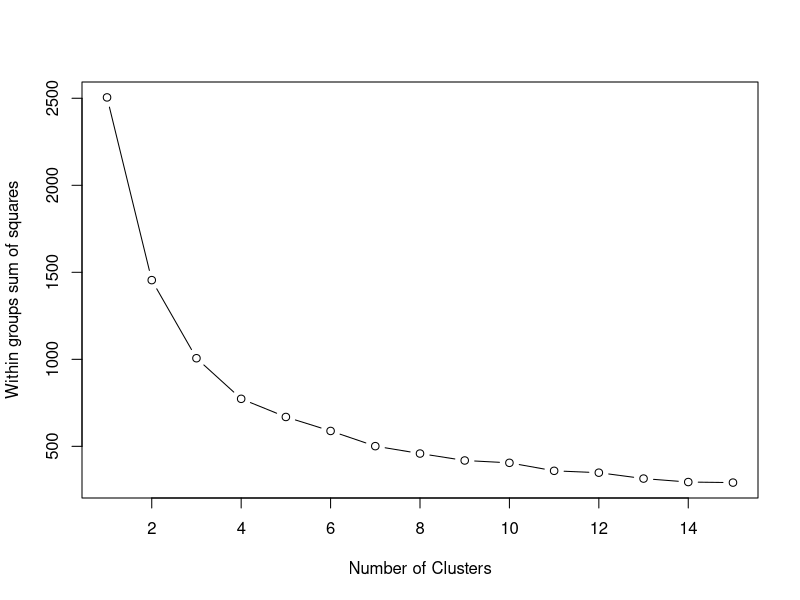
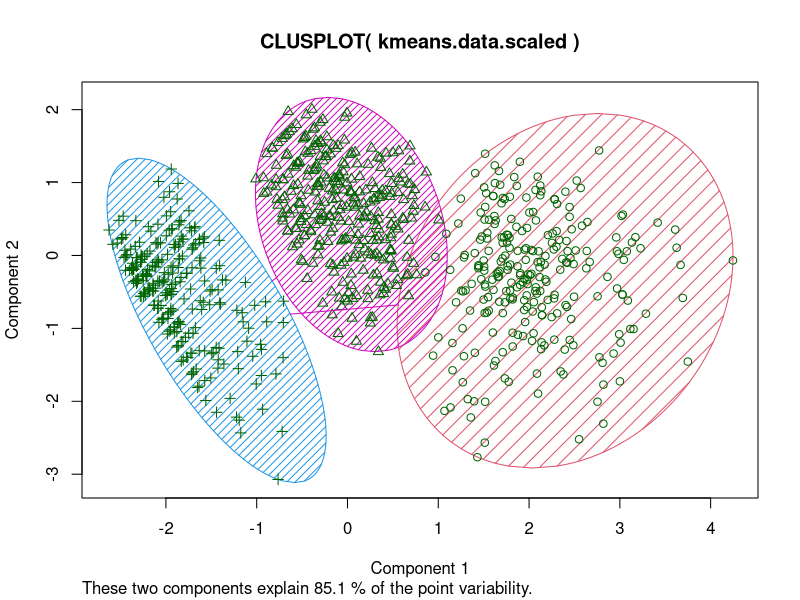
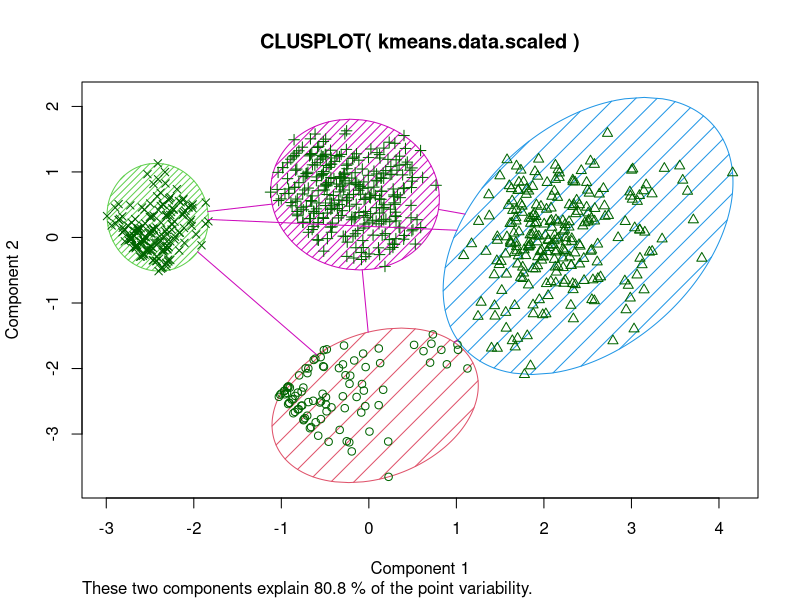
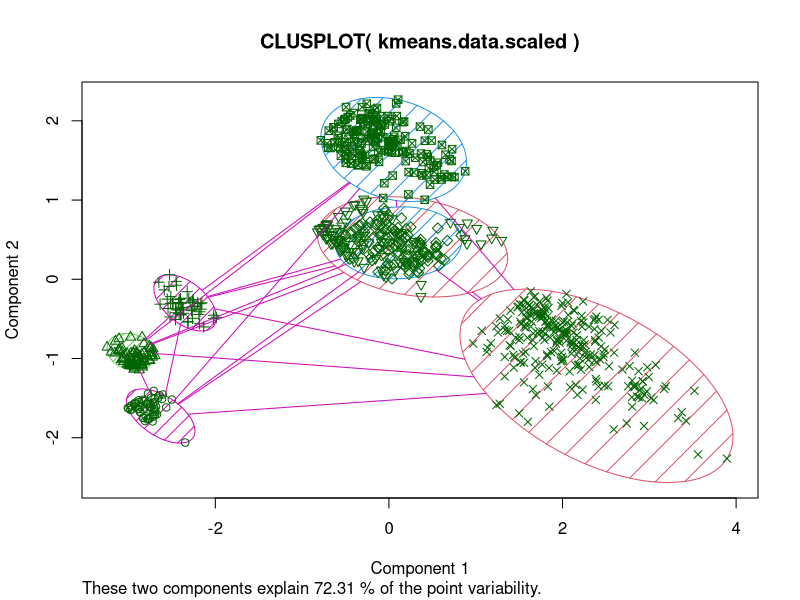
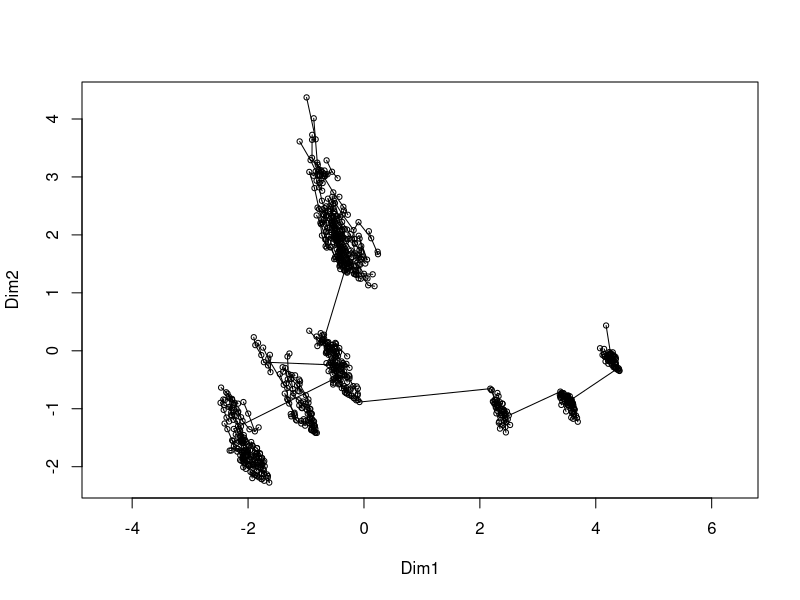
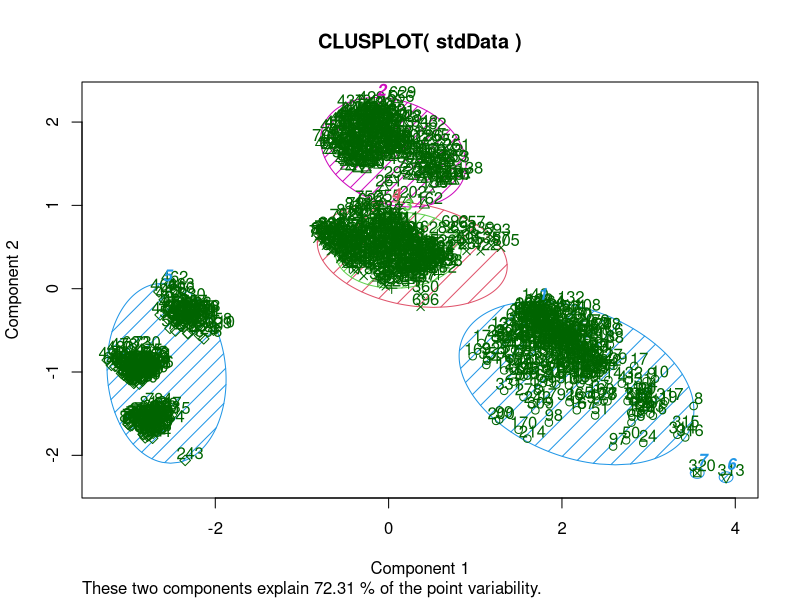
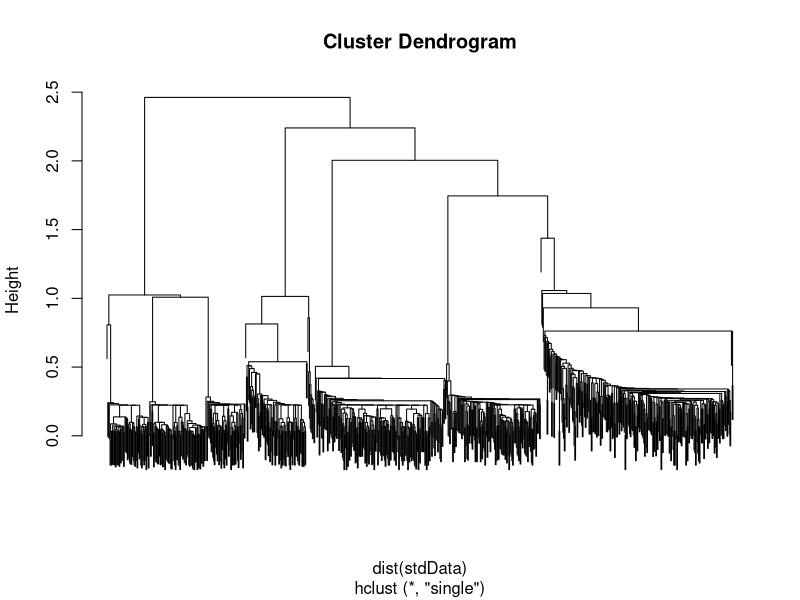
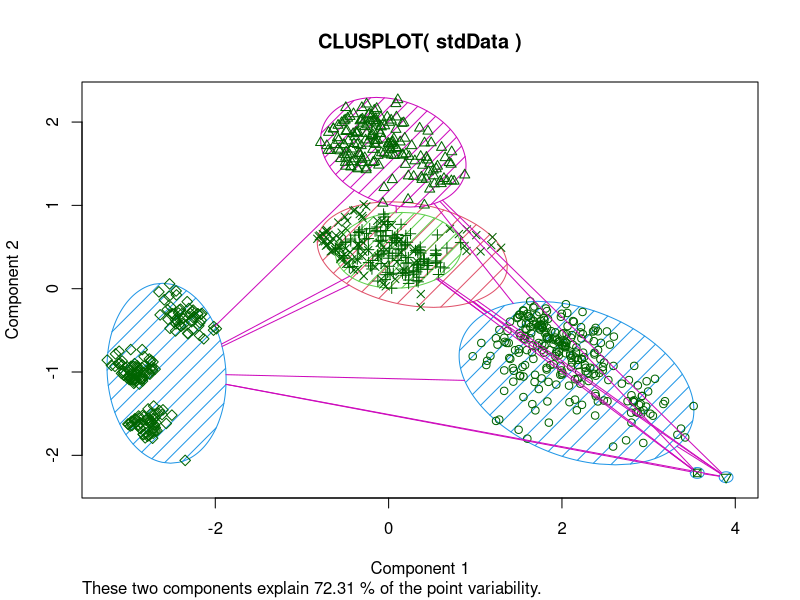

The R script that drew these images, in order:
## ---- chunk 1
data = read.csv("data.csv", sep = ",")
library(vegan)
library(stats)
require(graphics)
## ---- chunk 2
wssplot <- function(data, nc=15, seed=1234){
               wss <- (nrow(data)-1)*sum(apply(data,2,var))
               for (i in 2:nc){
                    set.seed(seed)
                    wss[i] <- sum(kmeans(data, centers=i)$withinss)}
                plot(1:nc, wss, type="b", xlab="Number of Clusters",
                     ylab="Within groups sum of squares")}
## ---- chunk 3
kmeans.data <- data[4:6]
head(kmeans.data)
## ---- chunk 4
kmeans.data.scaled <- scale(kmeans.data)
wssplot(kmeans.data.scaled)
## ---- chunk 5
# K-Means Cluster Analysis
fit3 <- kmeans(kmeans.data.scaled, 3)
# get cluster means 
aggregate(kmeans.data.scaled,by=list(fit3$cluster),FUN=mean)
# append cluster assignment
kmeans.data.scaled <- data.frame(kmeans.data.scaled, fit3$cluster)
fit3$tot.withinss #total within-cluster sum of squares
## ---- chunk 6
# vary parameters for most readable graph
library(cluster) 
clusplot(kmeans.data.scaled, fit3$cluster, color=TRUE, shade=TRUE)
## ---- chunk 7
# K-Means Cluster Analysis
fit4 <- kmeans(kmeans.data.scaled, 4)
# get cluster means 
aggregate(kmeans.data.scaled,by=list(fit4$cluster),FUN=mean)
# append cluster assignment
kmeans.data.scaled <- data.frame(kmeans.data.scaled, fit4$cluster)
fit4$tot.withinss #total within-cluster sum of squares
## ---- chunk 8
# vary parameters for most readable graph
clusplot(kmeans.data.scaled, fit4$cluster, color=TRUE, shade=TRUE)
## ---- chunk 9
# K-Means Cluster Analysis
fit7 <- kmeans(kmeans.data.scaled, 7)
# get cluster means 
aggregate(kmeans.data.scaled,by=list(fit7$cluster),FUN=mean)
# append cluster assignment
kmeans.data.scaled <- data.frame(kmeans.data.scaled, fit7$cluster)
fit7$tot.withinss #total within-cluster sum of squares
## ---- chunk 10
# vary parameters for most readable graph
clusplot(kmeans.data.scaled, fit7$cluster, color=TRUE, shade=TRUE)
## ---- chunk 11
library(fpc)
d <- dist(kmeans.data.scaled)
cluster.stats(d, fit3$cluster, fit4$cluster)
## ---- chunk 12
stdData <- kmeans.data.scaled
dis <- dist(stdData) #dissimilarity data
tr <- spantree(dis, toolong = 0) #build an MST
plot(tr, cmdscale(dis)) #plot an MST
for(i in 1:6) #loop for finding 6 maximum edges in MST
{
  m <- which.max(tr$dist)
  tr$dist[m] <- NA
}
m <- which.max(tr$dist)
tres <- tr$dist[m] + 0.00001 #set a treshold
j <- distconnected(dis, toolong = tres) #find connected components in MST after deleting 6 edges
clusplot(stdData, j, color=TRUE, shade=TRUE, labels=2, lines=0) #plot clusters
## ---- chunk 13
hc <- hclust(dist(stdData), method = "single")
plot(hc, labels = FALSE)
memb <- cutree(hc, k = 7)
clusplot(stdData, memb, color=TRUE, shade=TRUE)
